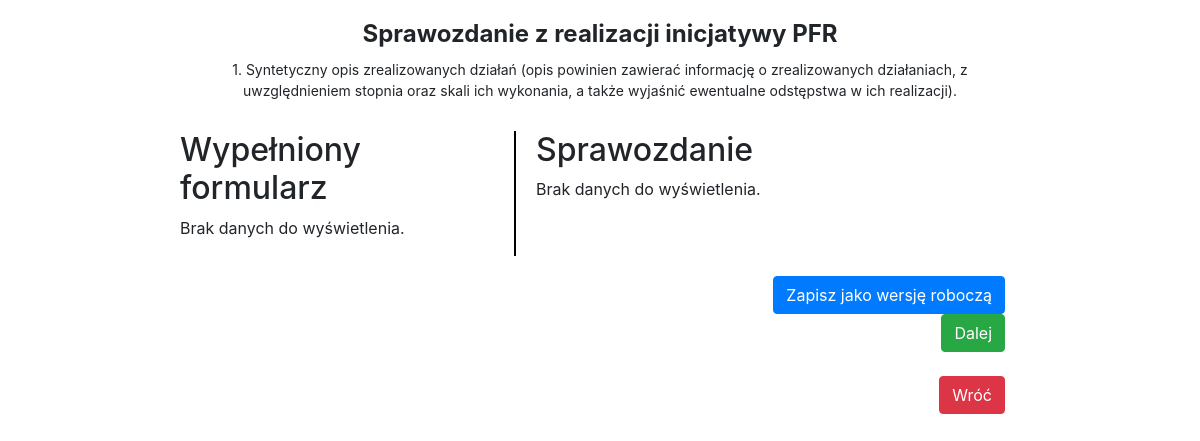
Page /formready/correction.php?ID=49 (signed in) on the earlier database version.
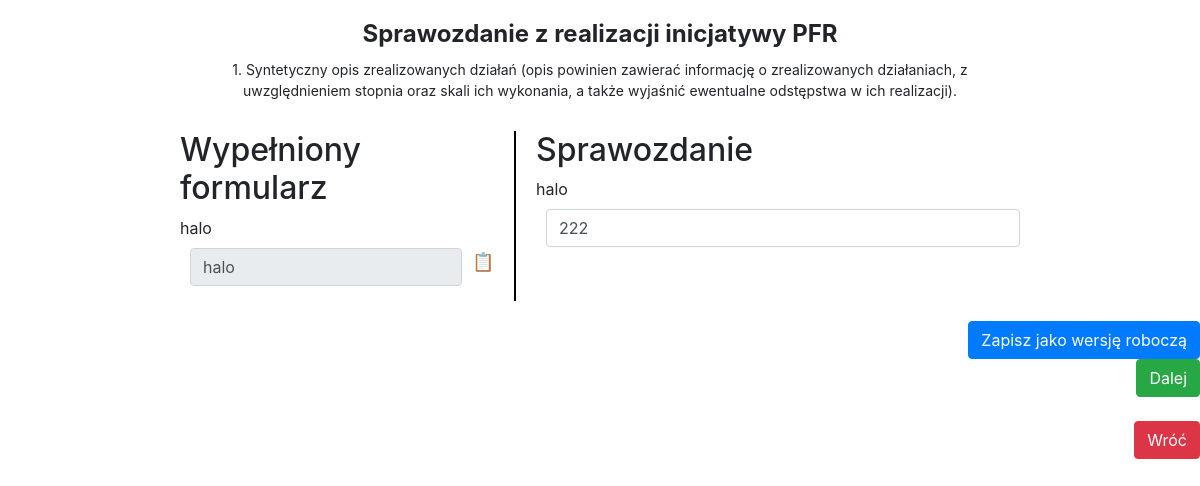
Same page on the later database version.
### tables this page shows
CREATE TABLE `quest` (
  `questID` int(11) NOT NULL,
  `quest` text NOT NULL,
  `type` int(11) NOT NULL,
  `constant` tinyint(1) NOT NULL DEFAULT 0
);

### formready/correction.php (the view, shortened to what this page needs)
<?php
require_once("../dbconnect.php");
$readyID = intval($_GET['ID']);
$sql = "WITH quest_ranked AS (
    SELECT
        qu.questID,
        qu.quest,
        qu.type,
        q.number,
        q.req,
        b.answer,
        b.answerconnectID,
        a2.answer AS spr,
        a2.reason,
        r.readyID,
        b.tablerow,
        ROW_NUMBER() OVER (PARTITION BY q.number ORDER BY qu.questID DESC) AS row_num
    FROM
        questconnect q
    JOIN
        quest qu ON q.questID = qu.questID
    JOIN
        application a ON q.applicationID = a.applicationID
    JOIN
        readyapplication r ON r.applicationID = a.applicationID
    JOIN
        answerconnect b ON qu.questID = b.questID
    LEFT JOIN
        answercorrect a2 ON a2.answerconnectID = b.answerconnectID
    WHERE
        b.readyID = ?
        AND r.readyID = ?
        AND qu.constant = 0
)
SELECT
    questID,
    quest,
    type,
    number,
    req,
    answer,
    answerconnectID,
    spr,
    reason,
    readyID,
    tablerow
FROM
    quest_ranked
WHERE
    NOT (type = 7 AND (answer = 'brak'))
ORDER BY
    answerconnectID,
    number;
";
$stmt = $conn->prepare($sql);
$stmt->bind_param('ii', $readyID,$readyID);
$stmt->execute();
$result = $stmt->get_result();
$filledAnswers = [];
while ($row = $result->fetch_assoc()) {
    $filledAnswers[$row['answerconnectID']] = $row;
}
?>
<!DOCTYPE html>
<html lang="pl">
<head>
    <link rel="stylesheet" href="https://stackpath.bootstrapcdn.com/bootstrap/4.5.2/css/bootstrap.min.css">
</head>
<body>
<div class="container-fluid">
    <h1 class="header-title">Sprawozdanie z realizacji inicjatywy PFR</h1>
    <div class="description">
        1. Syntetyczny opis zrealizowanych działań (opis powinien zawierać informację o zrealizowanych działaniach, z uwzględnieniem stopnia oraz skali ich wykonania, a także wyjaśnić ewentualne odstępstwa w ich realizacji).
    </div>
    <form action="" method="POST">
        <div class="row">
            <div class="left-side">
                <h2>Wypełniony formularz</h2>
                <?php if (!empty($filledAnswers)): ?>
                    <?php foreach ($filledAnswers as $questID => $data): ?>
                        <?php if($data['type']==1 || $data['type']==4 || $data['type']==5 || $data['type']==6 || $data['type']==7){ ?>
                        <div class="form-group">
                            <label><?php echo htmlspecialchars($data['quest']); ?></label>
                            <div style="display: flex;">
                                <?php
                                echo '<textarea rows="1" type="text" rows="2" id="filled-answer-'.$questID.'" class="form-control auto-resize1 res3' . $questID . '" disabled>'.htmlspecialchars($data["answer"]).'</textarea>';
                                ?>
                                <span class="copy-button" onclick="copyToInput(<?php echo $questID; ?>)" title="Skopiuj do poprawionego formularza">📋</span>
                            </div>
                        </div>
                        <?php } else if($data['type']==3){ ?>
                            <?php } else if($data['type']==2 ){ ?>
                                <?php } ?>
                    <?php endforeach; ?>
                <?php else: ?>
                    <p>Brak danych do wyświetlenia.</p>
                <?php endif; ?>
            </div>
            <div class="right-side">
                <h2>Sprawozdanie</h2>
                <?php if (!empty($filledAnswers)): ?>
                    <?php foreach ($filledAnswers as $questID => $data): ?>
                        <?php if($data['type']==1 || $data['type']==4 || $data['type']==5 || $data['type']==6 || $data['type']==7){ ?>
                        <div class="form-group">
                            <label><?php echo htmlspecialchars($data['quest']); ?></label>
                            <div style="display: flex;">
                                <?php
                                    echo '<textarea type="text" rows="1" id="corrected-answer-'.$questID.'" class="form-control auto-resize1 res1' . $questID . '" name="answers['.$questID.']" oninput="checkForDifference('.$questID.')">'.$data["spr"].'</textarea>';
                                 } else if($data['type']==3){
                                     } else if($data['type']==2 ){
                                     }
                                ?>
                            </div>
                        </div>
                    <?php endforeach; ?>
                <?php else: ?>
                    <p>Brak danych do wyświetlenia.</p>
                <?php endif; ?>
            </div>
        </div>
        <div class="save-button-container">
            <button type="submit" name="submit" value="save" class="btn btn-primary">Zapisz jako wersję roboczą</button><br />
            <button type="submit" name="submit" value="send" class="btn btn-success">Dalej</button>
        </div>
    </form>
    <br />
    <div class="text-right">
        <a href="../formready/formready.php"><input type="button" value="Wróć" class="btn btn-danger"></a>
    </div>
</div>
</body>
</html>

Differences in the rows shown:
added quest: quest "halo", value "halo", value "222"
Other differences:
text no longer shown: "Brak danych do wyświetlenia. Brak danych do wyświetlenia."
